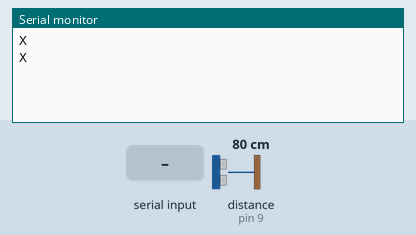
This sketch was run on a simulated Arduino Uno, built with avr-gcc and run on an emulated ATmega328P. On the bench: the last lines printed to the serial monitor. Inputs (shaded band) come from the test bench; at power-on: distance to the obstacle (sensor on pin 9) 80 cm. The echo pulse lasts 58.3 µs per cm.

Above: at 1.2 s.
1.3 s: "T" received over Serial
At 2.2 s:
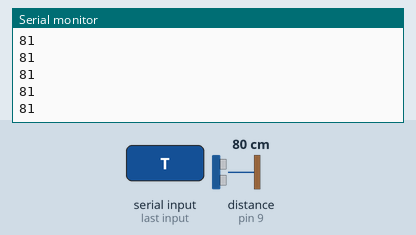
3.0 s: distance to the obstacle (sensor on pin 9) set to 2 cm
At 4.31 s:
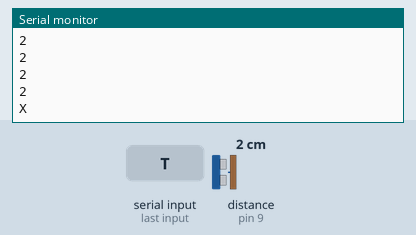

Measured:
- after the input at 1.3 s, the serial monitor: prints a new line at once (image 1)
- after the input at 3.0 s, the serial monitor: prints a new line at once (image 2)

The sketch:

outside.ino
```cpp
#include <NewPing.h>

/*
From perspective inside the room, the thresholds are as follows:
outside
[120][100][80]
[130][120][140]
inside
*/


// center SENSOR

#define TRIGGER_PIN 10

#define ECHO_PIN 9

#define MAX_DISTANCE 10000

#define weakThreshold 40 //95 for inside

#define strongThreshold 130

// CENTER

NewPing sonar(TRIGGER_PIN, ECHO_PIN, MAX_DISTANCE); // NewPing setup of pins and maximum distance.
boolean FlagRaised = false;
int floorCount = 0;
int floorThresh = 5;


void setup() {
   Serial.begin(9600);

   noInterrupts();           // disable all interrupts
   TCCR1A = 0;
   TCCR1B = 0;

   TCNT1 = 34286;            // preload timer 65536-16MHz/256/2Hz
   TCCR1B |= (1 << CS12);    // 256 prescaler
   TIMSK1 |= (1 << TOIE1);   // enable timer overflow interrupt
   interrupts();
}

ISR(TIMER1_OVF_vect){
  //Serial.println("Timedout....kickstarting other side");
  TCNT1 = 34286;            // preload timer
  Serial.println("X");
}

void Detect(){

 //------------------------------------------------CENTRE------------------------------------

   unsigned int reading = sonar.ping_cm();
   //delay(200);
   //Serial.println(avg2);
   if (reading > 200){
	floorCount++;
   }
   if (reading < strongThreshold && reading > weakThreshold && FlagRaised != true && floorCount > floorThresh){
     Serial.println("E");
	 floorCount = 0;
     FlagRaised = true;    // Raise boolean indicating flag has been sent
   }
   if (reading > strongThreshold || reading < weakThreshold){
	  FlagRaised = false;
   }

   Serial.println("X");  // Indicate that the other Arduino can begin pinging
   TCNT1 = 34286;            // preload timer
   return;
}

void loop(){
}

// -----------------Serial event--------------------------------

void serialEvent(){
   while(Serial.available()>0){  // If anything is in on the serial buffer read it and process
     char SOP = Serial.read();
     if(SOP == 'Y'){        // Flag from the other sensor!
       Detect();      // Start pinging
     }
     if(SOP == 'M'){
       FlagRaised = false;
     }

     if(SOP == 'T'){
       for(int i = 0; i < 100; i++){
         unsigned int x = sonar.ping_cm();
         delay(20);
         Serial.println(x);
       }
     }
   }
}
```
